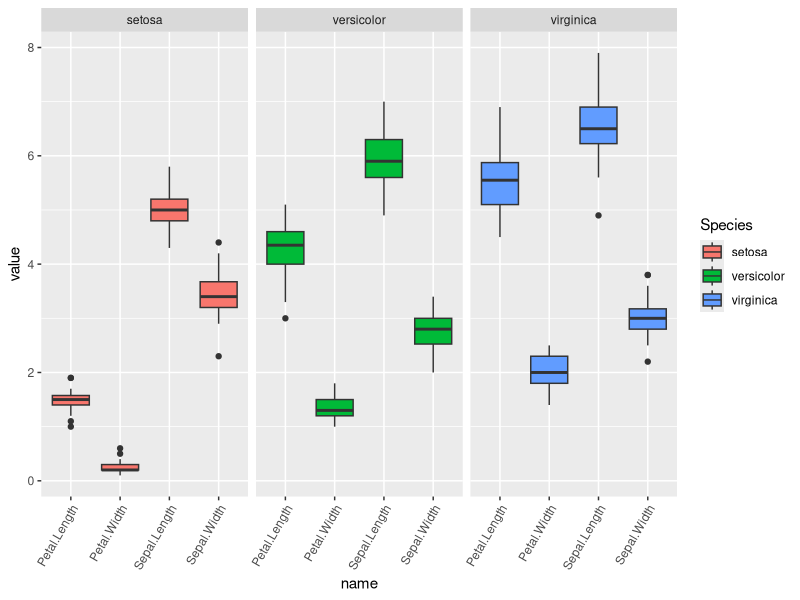
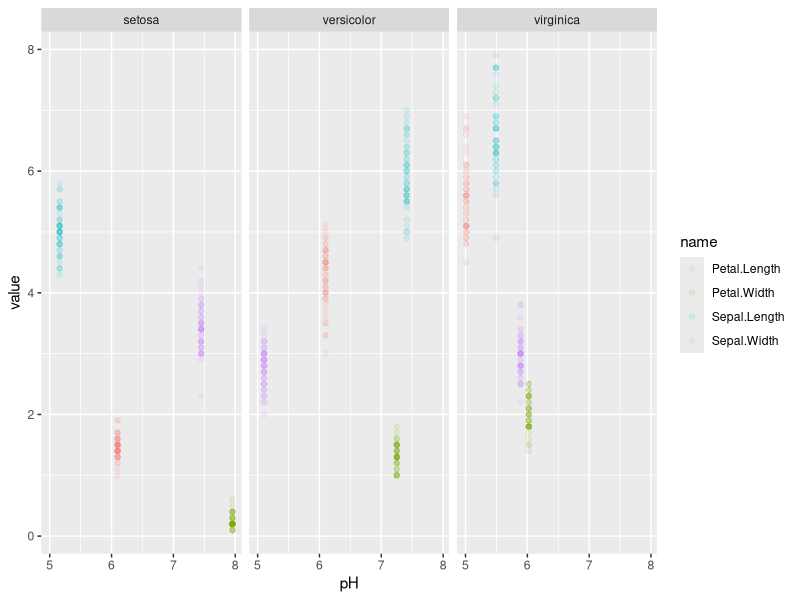

Here is the R script that generated these plots, in order:
## ---- chunk 1
library(tidyverse)
library(kableExtra)
## ---- chunk 2
head(iris, 6) 
## ---- chunk 3
iris_long <- iris %>%
  pivot_longer(
    cols =Sepal.Length:Petal.Width 
  )

iris_long %>% head(6)
## ---- chunk 4
iris_long %>%
  ggplot(aes(x = name, y = value, fill = Species)) +
  geom_boxplot() +
  facet_grid(.~Species)+
  theme(axis.text.x = element_text(angle=60,hjust=1))
## ---- chunk 5
pH <- iris_long %>% 
  group_by(Species,name) %>% 
  reframe(pH=runif(1,5,8))
## ---- chunk 6

iris_long %>% 
  left_join(pH)
## ---- chunk 7

iris_long %>% 
  left_join(pH) %>%
  ggplot(aes(pH,value,col=name))+geom_point(alpha=0.1)+
  facet_grid(.~Species)
  
